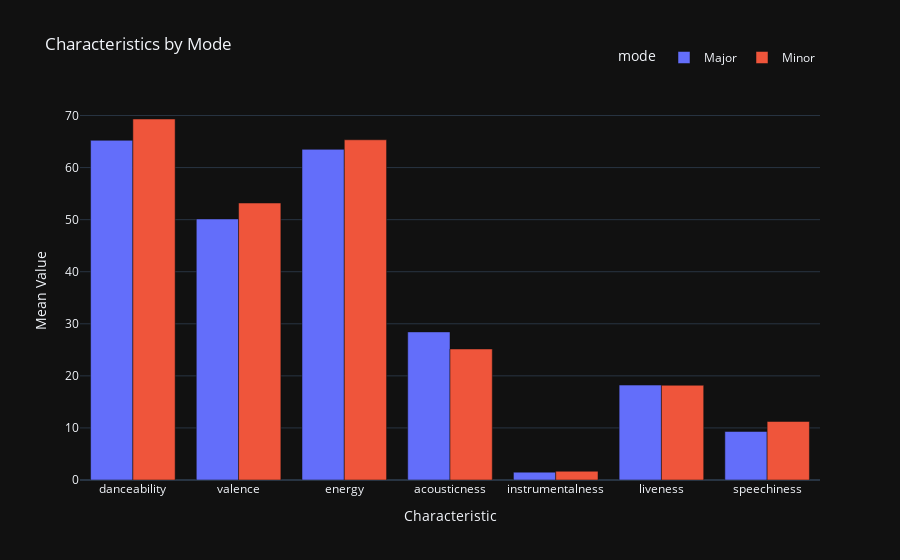

The cell this chart's notebook holds for it:
### Code cell
characteristics_by_mode_bars = px.bar(
    (songs
        .groupby(['mode'])
        [CHARACTERISTICS]
        .mean()
        .transpose()
    ), 
    barmode='group',
    title='Characteristics by Mode',
    labels={'value': 'Mean Value', 'index': 'Characteristic'},
    template='plotly_dark'
)
characteristics_by_mode_bars.update_layout(legend=dict(orientation='h',yanchor='top',y=1.15,xanchor='right',x=1))
characteristics_by_mode_bars.show()

### Figure 1 — Plotly figure (JSON) as saved in the notebook; plotly's stock layout.template omitted (floating-point values rounded to 4 significant figures)
{"data": [{"alignmentgroup": "True", "hovertemplate": "mode=Major<br>Characteristic=%{x}<br>Mean Value=%{y}<extra></extra>", "legendgroup": "Major", "marker": {"color": "#636efa", "pattern": {"shape": ""}}, "name": "Major", "offsetgroup": "Major", "orientation": "v", "showlegend": true, "textposition": "auto", "type": "bar", "x": ["danceability", "valence", "energy", "acousticness", "instrumentalness", "liveness", "speechiness"], "xaxis": "x", "y": [65.24, 50.14, 63.5, 28.44, 1.507, 18.23, 9.318], "yaxis": "y"}, {"alignmentgroup": "True", "hovertemplate": "mode=Minor<br>Characteristic=%{x}<br>Mean Value=%{y}<extra></extra>", "legendgroup": "Minor", "marker": {"color": "#EF553B", "pattern": {"shape": ""}}, "name": "Minor", "offsetgroup": "Minor", "orientation": "v", "showlegend": true, "textposition": "auto", "type": "bar", "x": ["danceability", "valence", "energy", "acousticness", "instrumentalness", "liveness", "speechiness"], "xaxis": "x", "y": [69.33, 53.2, 65.34, 25.17, 1.682, 18.19, 11.24], "yaxis": "y"}], "layout": {"barmode": "group", "legend": {"orientation": "h", "title": {"text": "mode"}, "tracegroupgap": 0, "x": 1, "xanchor": "right", "y": 1.15, "yanchor": "top"}, "title": {"text": "Characteristics by Mode"}, "xaxis": {"anchor": "y", "domain": [0, 1], "title": {"text": "Characteristic"}}, "yaxis": {"anchor": "x", "domain": [0, 1], "title": {"text": "Mean Value"}}}}
